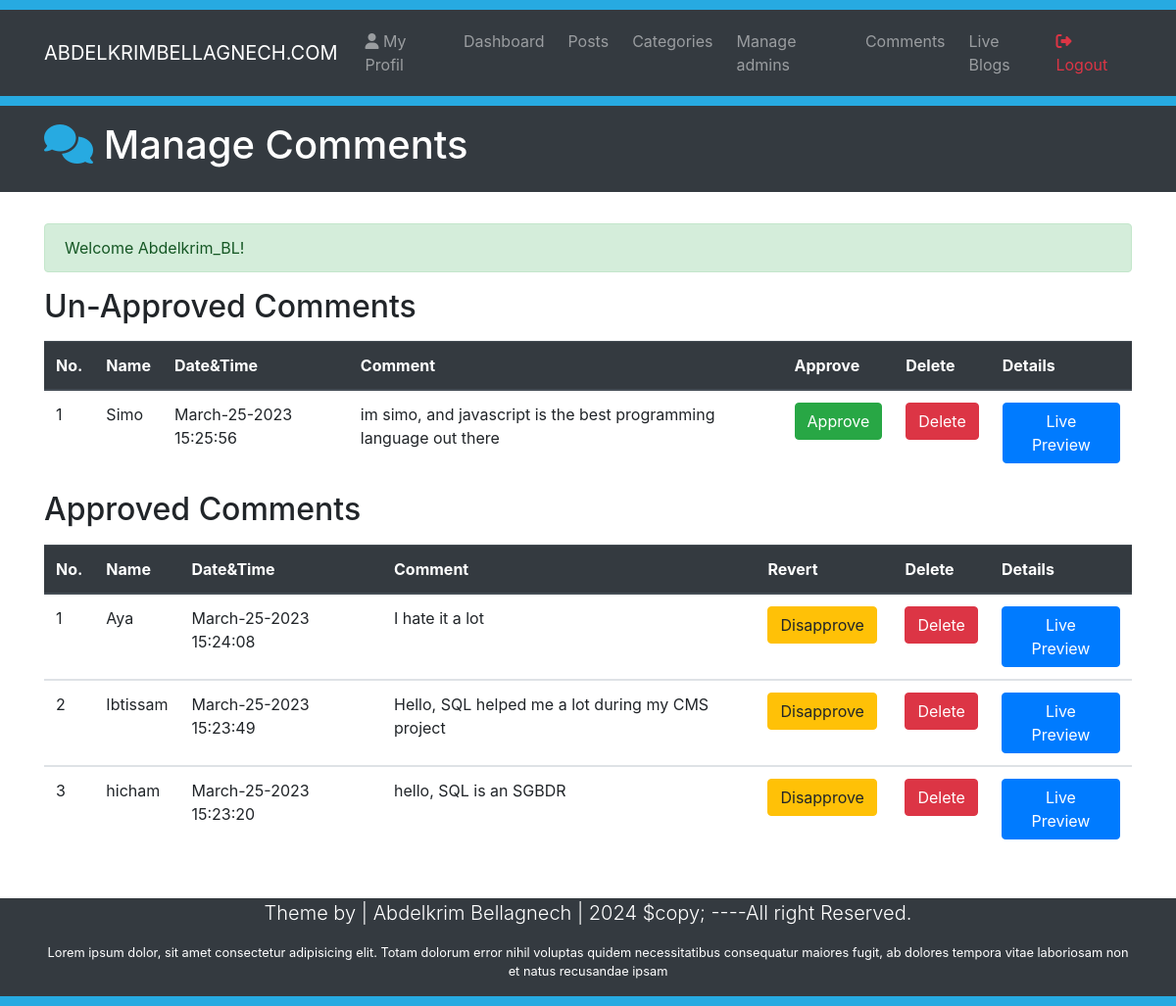
Screenshot of /Comments.php (signed in) with the database file from the repository.
### tables this page shows
CREATE TABLE `comments` (
  `id` int(10) NOT NULL,
  `datetime` varchar(50) NOT NULL,
  `name` varchar(50) NOT NULL,
  `email` varchar(60) NOT NULL,
  `comment` varchar(500) NOT NULL,
  `approvedby` varchar(50) NOT NULL,
  `status` varchar(3) NOT NULL,
  `post_id` int(10) NOT NULL
);

### Comments.php (the view, shortened to what this page needs)
<?php
require_once("Includes/Sessions.php");
?>
<!DOCTYPE html>
<html lang="en">
<head>
  <link rel="stylesheet" href="https://cdn.jsdelivr.net/npm/bootstrap@4.2.1/dist/css/bootstrap.min.css"
 />
  <link rel="stylesheet" href="CSS/Styles.css" />
</head>
<body>
  <div style="height: 10px; background-color: #27aae1"></div>
  <nav class="navbar navbar-expand-lg navbar-dark bg-dark">
    <div class="container">
      <a href="#" class="navbar-brand"> ABDELKRIMBELLAGNECH.COM</a>
      <div class="collapse navbar-collapse" id="navbarcollapseCMS">
        <ul class="navbar-nav mr-auto">
          <li class="nav-item m-1">
            <a href="MyProfil.php" class="nav-link"><i class="fa-solid fa-user"></i> My Profil</a>
          </li>
          <li class="nav-item m-1">
            <a href="Dashboard.php" class="nav-link">Dashboard</a>
          </li>
          <li class="nav-item m-1">
            <a href="Posts.php" class="nav-link">Posts</a>
          </li>
          <li class="nav-item m-1">
            <a href="Categories.php" class="nav-link">Categories</a>
          </li>
          <li class="nav-item m-1">
            <a href="Admins.php" class="nav-link">Manage admins</a>
          </li>
          <li class="nav-item m-1">
            <a href="Comments.php" class="nav-link">Comments</a>
          </li>
          <li class="nav-item m-1">
            <a href="Blog.php?page=1" class="nav-link">Live Blogs</a>
          </li>
        </ul>
        <ul class="navbar-nav ml-auto">
          <li class="nav-item">
            <a href="Logout.php" class="nav-link text-danger"><i class="fa-solid fa-right-from-bracket"></i> Logout</a>
          </li>
        </ul>
      </div>
    </div>
  </nav>
  <div style="height: 10px; background-color: #27aae1"></div>
  <header class="bg-dark text-white py-3">
    <div class="container">
      <div class="row">
        <div class="col-md-12">
          <h1><i class="fas fa-comments" style="color: #27aae1;"></i> Manage Comments</h1>
        </div>
      </div>
    </div>
  </header>
  <br />
  <section class="container py-2 mb-4">
    <div class="row" style="min-height :30px;">
      <div class="col-lg-12" style="min-height :400px;">
        <?php
        echo SuccessMessage();
        ?>
        <h2 class="mb-3">Un-Approved Comments</h2>
        <table class="table table-stripped table-hover">
          <thead class="thead-dark">
            <tr>
              <th>No. </th>
              <th>Name</th>
              <th>Date&Time</th>
              <th>Comment</th>
              <th>Approve</th>
              <th>Delete</th>
              <th>Details</th>
            </tr>
          </thead>
          <?php
          global $connectingDB;
          $sql = "SELECT * FROM comments where status='OFF' ORDER BY id desc";
          $Execute = $connectingDB->query($sql);
          $SrNo = 0;
          while ($DataRows = $Execute->fetch()) {
            $CommentId = $DataRows['id'];
            $DateTimeOfComments = $DataRows['datetime'];
            $CommenterName = $DataRows['name'];
            $CommentContent = $DataRows['comment'];
            $CommentPostId = $DataRows['post_id'];
            $SrNo++;
            ?>
            <tbody>
              <tr>
                <td>
                  <?php echo htmlentities($SrNo); ?>
                </td>
                <td>
                  <?php echo htmlentities($CommenterName); ?>
                </td>
                <td>
                  <?php echo htmlentities($DateTimeOfComments); ?>
                </td>
                <td>
                  <?php echo htmlentities($CommentContent); ?>
                </td>
                <td><a class="btn btn-success" href="ApproveComment.php?id=<?php echo $CommentId; ?>">Approve</a></td>
                <td><a class="btn btn-danger" href="DeleteComment.php?id=<?php echo $CommentId; ?>">Delete</a></td>
                <td style="min-width: 140px;"><a class="btn btn-primary" href="FullPost.php?id=<?php echo $CommentPostId; ?>" target="_blank">Live
                    Preview</a></td>
              </tr>
            </tbody>
          <?php } ?>
        </table>
        <h2 class="mb-3">Approved Comments</h2>
        <table class="table table-stripped table-hover">
          <thead class="thead-dark">
            <tr>
              <th>No. </th>
              <th>Name</th>
              <th>Date&Time</th>
              <th>Comment</th>
              <th>Revert</th>
              <th>Delete</th>
              <th>Details</th>
            </tr>
          </thead>
          <?php
          global $connectingDB;
          $sql = "SELECT * FROM comments where status='ON' ORDER BY id desc";
          $Execute = $connectingDB->query($sql);
          $SrNo = 0;
          while ($DataRows = $Execute->fetch()) {
            $CommentId = $DataRows['id'];
            $DateTimeOfComments = $DataRows['datetime'];
            $CommenterName = $DataRows['name'];
            $CommentContent = $DataRows['comment'];
            $CommentPostId = $DataRows['post_id'];
            $SrNo++;
            ?>
            <tbody>
              <tr>
                <td>
                  <?php echo htmlentities($SrNo); ?>
                </td>
                <td>
                  <?php echo htmlentities($CommenterName); ?>
                </td>
                <td>
                  <?php echo htmlentities($DateTimeOfComments); ?>
                </td>
                <td>
                  <?php echo htmlentities($CommentContent); ?>
                </td>
                <td style="min-width: 140px;"><a class="btn btn-warning" href="DisapproveComment.php?id=<?php echo $CommentId; ?>">Disapprove</a></td>
                <td><a class="btn btn-danger" href="DeleteComment.php?id=<?php echo $CommentId; ?>">Delete</a></td>
                <td style="min-width: 140px;"><a class="btn btn-primary" href="FullPost.php?id=<?php echo $CommentPostId; ?>" target="_blank">Live
                    Preview</a></td>
              </tr>
            </tbody>
          <?php } ?>
        </table>
      </div>
    </div>
  </section>
  <footer class="bg-dark text-white">
    <div class="container">
      <div class="row">
        <div class="col">
          <p class="lead text-center">
            Theme by | Abdelkrim Bellagnech | <span id="year"></span> $copy;
            ----All right Reserved.
          </p>
          <p class="text-center small">
              Lorem ipsum dolor, sit amet consectetur adipisicing elit. Totam
            dolorum error nihil voluptas quidem necessitatibus consequatur
            maiores fugit, ab dolores tempora vitae laboriosam non et natus
            recusandae ipsam
          </p>
        </div>
      </div>
    </div>
  </footer>
  <div style="height: 10px; background-color: #27aae1"></div>
</body>
</html>

### rows the page displays
comments: name "Simo", datetime "March-25-2023 15:25:56", comment "im simo, and javascript is the best programming language out there"
comments: name "Aya", datetime "March-25-2023 15:24:08", comment "I hate it a lot"
comments: name "Ibtissam", datetime "March-25-2023 15:23:49", comment "Hello, SQL helped me a lot during my CMS project"
comments: name "hicham", datetime "March-25-2023 15:23:20", comment "hello, SQL is an SGBDR"

### other values shown
SuccessMessage() "Welcome Abdelkrim_BL!"
